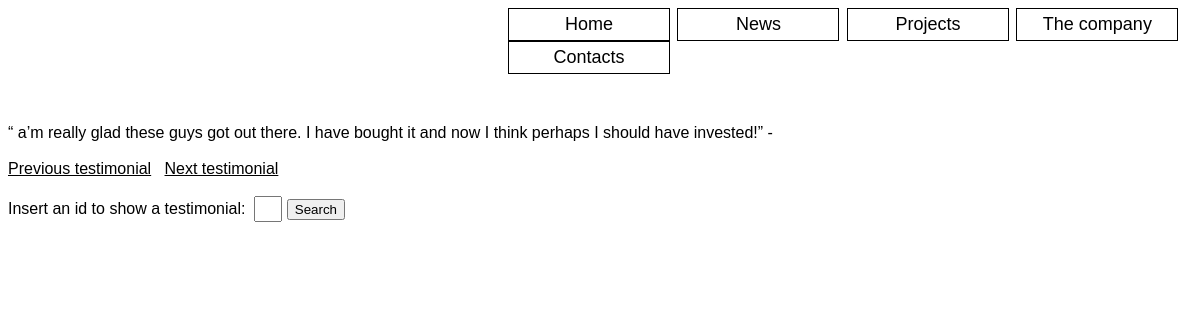
The page /showTestimonial.php?id=2 on the database as committed earlier.
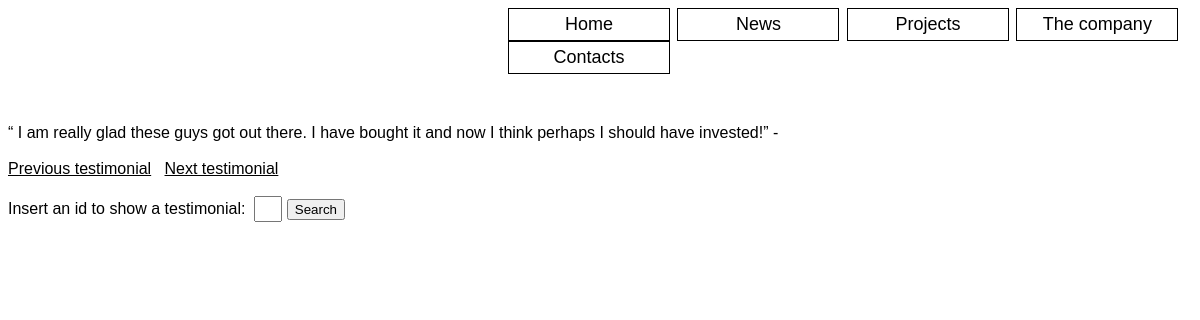
The same page on the database as committed later.
### tables this page shows
create table testimonial
   (test        varchar(255)    not null,
    id          numeric(2,0)    not null unique,
    primary key(id));

### showTestimonial.php (the view, shortened to what this page needs)
<!DOCTYPE html>
<html>
<head>
</head>
<body>
	<nav>
		<a href="index.html">
			<div>Home</div>
		</a>
		<a href="news.php">
			<div>News</div>
		</a>
		<a href="projects.html">
			<div>Projects</div>
		</a>
		<a href="company.php">
			<div>The company</div>
		</a>
		<a href="contacts.php">
			<div>Contacts</div>
		</a>
	</nav>
	<?php
		$id = $_GET["id"];
		$counter = 0;
		$host = "db.ist.utl.pt";
		$user = "ist173214";
		$pass = "quhh2828";
		$dbname = $user;
		$db = new PDO("mysql:host=$host;dbname=$dbname", $user, $pass);
		$db->setAttribute(PDO::ATTR_ERRMODE, PDO::ERRMODE_EXCEPTION);
		$all = "SELECT * FROM testimonial;";
		$process = $db->query($all);
		foreach ($process as $row) {
			$counter++;
		}
		$link = "showTestimonial.php?id=";
		$naddr = $link.$_SESSION['next'];
		$paddr = $link.$_SESSION['previous'];
		$sql = "SELECT * FROM testimonial WHERE id=$id;";
		$result=$db->query($sql);
		foreach ($result as $try) {
			$text = $try['test'];
			$name = $try['name'];
			echo($text.' - '.$name.'<br>');
		}
		if ($id === 1) {
			echo "<br>";
			echo "<a href='".$naddr."'>Next testimonial</a>";
			echo "<br><br>";
		} else if ($id < $counter) {
			echo "<br>";
			echo "<a href='".$paddr."'>Previous testimonial</a>&nbsp;&nbsp;&nbsp;";
			echo "<a href='".$naddr."'>Next testimonial</a>";
			echo "<br><br>";
		} else if ($id === $counter) {
			echo "<br>";
			echo "<a href='".$paddr."'>Previous testimonial</a>&nbsp;&nbsp;&nbsp;";
			echo "<br><br>";
		} else {
			echo "<br>";
			echo "There are no more testimonials";
			echo "<br><br>";
		}
	?>
	<link rel="stylesheet" type="text/css" href="main.css">
	<form action="showTestimonial.php" method="GET" class="showTestimonial">
		 Insert an id to show a testimonial: &nbsp;<input type="text" name="id" maxlength="1">
		<input type="submit" value="Search">
	</form>
</body>
</html>

### main.css (style rules this page uses)
* { font-family: sans-serif; color: black; }
nav { margin-left: 500px; margin-bottom: 50px; }
nav > a { text-decoration: none; }
nav > a > div { font-size: 18px; display: inline-block; border: 1px solid black; padding: 5px; margin-right: 3px; text-align: center; width: 150px; }
.showTestimonial input[type="text"] { width: 20px; height: 20px; }

Rows that differ between the two databases and show on the page:
changed testimonial: test "“ a’m really glad these guys got out there. I have bought it and now I think perhaps I should have invested!”" → "“ I am really glad these guys got out there. I have bought it and now I think perhaps I should have invested!”"
